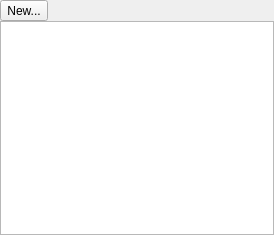
<?xml version="1.0" encoding="UTF-8"?>
<ui version="4.0">
 <class>StorageFrame</class>
 <widget class="QWidget" name="StorageFrame">
  <property name="geometry">
   <rect>
    <x>0</x>
    <y>0</y>
    <width>274</width>
    <height>235</height>
   </rect>
  </property>
  <property name="windowTitle">
   <string>Form</string>
  </property>
  <layout class="QVBoxLayout" name="verticalLayout">
   <property name="spacing">
    <number>0</number>
   </property>
   <property name="leftMargin">
    <number>0</number>
   </property>
   <property name="topMargin">
    <number>0</number>
   </property>
   <property name="rightMargin">
    <number>0</number>
   </property>
   <property name="bottomMargin">
    <number>0</number>
   </property>
   <item>
    <widget class="QToolButton" name="NewStorageButton">
     <property name="text">
      <string>New...</string>
     </property>
    </widget>
   </item>
   <item>
    <widget class="QTableView" name="StoragesTableView">
     <property name="contextMenuPolicy">
      <enum>Qt::CustomContextMenu</enum>
     </property>
     <property name="lineWidth">
      <number>0</number>
     </property>
     <property name="editTriggers">
      <set>QAbstractItemView::NoEditTriggers</set>
     </property>
     <property name="selectionMode">
      <enum>QAbstractItemView::ExtendedSelection</enum>
     </property>
     <property name="selectionBehavior">
      <enum>QAbstractItemView::SelectRows</enum>
     </property>
     <attribute name="horizontalHeaderHighlightSections">
      <bool>false</bool>
     </attribute>
     <attribute name="horizontalHeaderStretchLastSection">
      <bool>true</bool>
     </attribute>
     <attribute name="verticalHeaderVisible">
      <bool>false</bool>
     </attribute>
     <attribute name="verticalHeaderHighlightSections">
      <bool>false</bool>
     </attribute>
    </widget>
   </item>
  </layout>
   <action name="RemoveAction">
     <property name="text">
       <string>Remove</string>
     </property>
     <property name="toolTip">
       <string>Remove selected</string>
     </property>
   </action>
   <action name="SetAction">
     <property name="text">
       <string>Edit...</string>
     </property>
     <property name="toolTip">
       <string>Edit parameters</string>
     </property>
   </action>
 </widget>
 <resources/>
 <connections/>
</ui>
